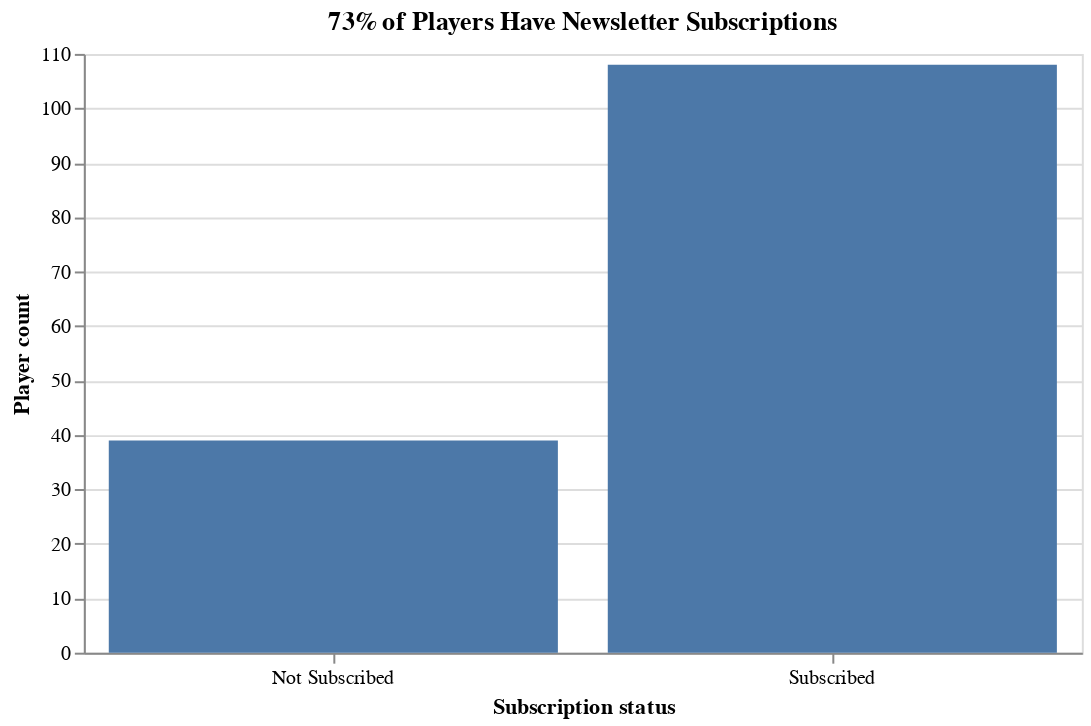

The notebook cell saved with this chart:
### Markdown cell above
Now we'll explore our training data to obtain insights and identify predictor features. Our strategy for identifying predictor features is to look at how a given feature is associated with subscription status: if the association is significant, we use it as a predictor.

Before diving into potential associations, let's get a baseline look at overall subscription counts.

### Code cell
overall_counts_plot = (
    alt.Chart(df_train)
    .mark_bar()
    .encode(
        x=alt.X("subscribe_label").title("Subscription status").axis(labelAngle=0),
        y=alt.Y("count()").title("Player count"),
    )
    .properties(
        width=500,
        title=f"{df_train['subscribe'].mean():.0%} of Players Have Newsletter Subscriptions",
    )
)
overall_counts_plot

### Figure 1 — Vega specification as saved in the notebook (floating-point values rounded to 4 significant figures)
{"$schema": "https://vega.github.io/schema/vega/v5.json", "data": [{"name": "source_0", "values": [{"__count": 108, "subscribe_label": "Subscribed"}, {"__count": 39, "subscribe_label": "Not Subscribed"}]}, {"name": "source_0_x_domain_subscribe_label", "values": [{"subscribe_label": "Subscribed"}, {"subscribe_label": "Not Subscribed"}]}, {"name": "source_0_y_domain___count", "values": [{"min": 39, "max": 108}]}], "marks": [{"type": "rect", "name": "marks", "from": {"data": "source_0"}, "encode": {"update": {"fill": {"value": "#4c78a8"}, "x": {"field": "subscribe_label", "scale": "x"}, "width": {"signal": "max(0.25, bandwidth('x'))"}, "y": {"field": "__count", "scale": "y"}, "y2": {"value": 0, "scale": "y"}}}, "style": ["bar"]}], "scales": [{"name": "x", "type": "band", "domain": {"data": "source_0_x_domain_subscribe_label", "field": "subscribe_label", "sort": true}, "range": [0, {"signal": "width"}], "paddingOuter": 0.05, "paddingInner": 0.1}, {"name": "y", "type": "linear", "domain": [{"signal": "(data(\"source_0_y_domain___count\")[0] || {}).min"}, {"signal": "(data(\"source_0_y_domain___count\")[0] || {}).max"}], "range": [{"signal": "height"}, 0], "zero": true, "nice": true}], "axes": [{"scale": "y", "orient": "left", "aria": false, "minExtent": 0, "zindex": 0, "maxExtent": 0, "tickCount": {"signal": "ceil(height/40)"}, "ticks": false, "grid": true, "gridScale": "x", "domain": false, "labels": false}, {"scale": "x", "orient": "bottom", "labelAngle": 0, "labelBaseline": "top", "zindex": 0, "title": "Subscription status", "grid": false}, {"scale": "y", "labelOverlap": true, "grid": false, "title": "Player count", "tickCount": {"signal": "ceil(height/40)"}, "orient": "left", "zindex": 0}], "title": {"text": "73% of Players Have Newsletter Subscriptions", "frame": "group"}, "width": 500, "height": 300, "background": "white", "padding": 5, "style": "cell"}
